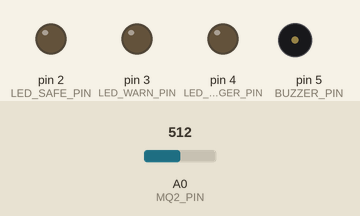
A sketch run on a simulated Arduino Uno, built with avr-gcc and run on an emulated ATmega328P. Shown: output pins drawn as LEDs (lit = HIGH), buzzer (waves = sounding). Inputs (shaded band) come from the test bench; at power-on: A0 (MQ2_PIN) = 512. What the sketch prints to the serial monitor is not drawn.

Above: at 0.2 s.
Timing chart, 0 to 3.2 s (numbered marks = the images above):
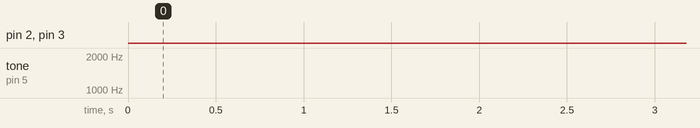

The sketch:

10_gas_smoke_sensor.ino
```cpp
/*
 * ========================================
 * MQ-2 가스/연기 센서 측정 예제
 * ========================================
 *
 * 기능:
 * - 가스 및 연기 농도 측정
 * - 위험 수준별 경보
 * - LED 및 부저 알림
 * - Serial 모니터로 실시간 출력
 *
 * 하드웨어:
 * - MQ-2 가스 센서
 * - LED 3개 (안전/경고/위험)
 * - 부저 (경고음)
 *
 * 주의: 센서 예열 시간 필요 (약 1~2분)
 *
 * 작성일: 2026-01-30
 */

// ========================================
// 핀 정의
// ========================================
#define MQ2_PIN         A0    // MQ-2 아날로그 입력

#define LED_SAFE_PIN    2     // 안전 (초록)
#define LED_WARN_PIN    3     // 경고 (노랑)
#define LED_DANGER_PIN  4     // 위험 (빨강)
#define BUZZER_PIN      5     // 부저

// ========================================
// 상수 정의
// ========================================
#define GAS_THRESHOLD_WARN    300   // 경고 임계값
#define GAS_THRESHOLD_DANGER  600   // 위험 임계값

#define WARMUP_TIME           60000 // 예열 시간 (60초)
#define UPDATE_INTERVAL       500   // 업데이트 주기 (ms)

// ========================================
// 전역 변수
// ========================================
int gasValue = 0;
bool isWarmedUp = false;
unsigned long startTime = 0;
unsigned long previousMillis = 0;

// ========================================
// 초기화 함수
// ========================================
void setup() {
  Serial.begin(9600);
  Serial.println("========================================");
  Serial.println("  MQ-2 가스/연기 센서 시스템");
  Serial.println("========================================");

  // 핀 모드 설정
  pinMode(MQ2_PIN, INPUT);
  pinMode(LED_SAFE_PIN, OUTPUT);
  pinMode(LED_WARN_PIN, OUTPUT);
  pinMode(LED_DANGER_PIN, OUTPUT);
  pinMode(BUZZER_PIN, OUTPUT);

  // 초기 상태
  digitalWrite(LED_SAFE_PIN, LOW);
  digitalWrite(LED_WARN_PIN, LOW);
  digitalWrite(LED_DANGER_PIN, LOW);
  digitalWrite(BUZZER_PIN, LOW);

  startTime = millis();

  Serial.println("[초기화 완료]");
  Serial.println("\n⚠️ 센서 예열 중... (약 60초 소요)");
  Serial.println("========================================");
  Serial.println();
}

// ========================================
// 메인 루프
// ========================================
void loop() {
  unsigned long currentMillis = millis();

  // 예열 시간 체크
  if (!isWarmedUp) {
    checkWarmupStatus(currentMillis);
    return;
  }

  // 일정 주기마다 측정
  if (currentMillis - previousMillis >= UPDATE_INTERVAL) {
    previousMillis = currentMillis;

    // 1. 가스 값 읽기
    gasValue = analogRead(MQ2_PIN);

    // 2. 경보 제어
    controlAlarm(gasValue);

    // 3. 결과 출력
    printGasData(gasValue);
  }
}

// ========================================
// 예열 상태 체크 함수
// ========================================
void checkWarmupStatus(unsigned long currentMillis) {
  unsigned long elapsed = currentMillis - startTime;

  // 예열 진행 상황 표시 (10초마다)
  static unsigned long lastPrint = 0;
  if (currentMillis - lastPrint >= 10000) {
    lastPrint = currentMillis;
    int remaining = (WARMUP_TIME - elapsed) / 1000;
    Serial.print("[예열 중] 남은 시간: ");
    Serial.print(remaining);
    Serial.println("초");
  }

  // 예열 완료 체크
  if (elapsed >= WARMUP_TIME) {
    isWarmedUp = true;
    digitalWrite(LED_SAFE_PIN, HIGH);

    Serial.println("\n========================================");
    Serial.println("✅ 센서 예열 완료!");
    Serial.println("========================================");
    Serial.println();
  }
}

// ========================================
// 경보 제어 함수
// ========================================
void controlAlarm(int gasLevel) {
  // 위험 수준
  if (gasLevel >= GAS_THRESHOLD_DANGER) {
    digitalWrite(LED_SAFE_PIN, LOW);
    digitalWrite(LED_WARN_PIN, LOW);
    digitalWrite(LED_DANGER_PIN, HIGH);

    // 빠른 경보음
    tone(BUZZER_PIN, 2000);
    delay(100);
    noTone(BUZZER_PIN);
    delay(100);
  }
  // 경고 수준
  else if (gasLevel >= GAS_THRESHOLD_WARN) {
    digitalWrite(LED_SAFE_PIN, LOW);
    digitalWrite(LED_WARN_PIN, HIGH);
    digitalWrite(LED_DANGER_PIN, LOW);

    // 느린 경보음
    tone(BUZZER_PIN, 1500, 200);
  }
  // 안전 수준
  else {
    digitalWrite(LED_SAFE_PIN, HIGH);
    digitalWrite(LED_WARN_PIN, LOW);
    digitalWrite(LED_DANGER_PIN, LOW);
    noTone(BUZZER_PIN);
  }
}

// ========================================
// 가스 데이터 출력 함수
// ========================================
void printGasData(int gasLevel) {
  Serial.print("[가스 농도] 값: ");
  Serial.print(gasLevel);
  Serial.print(" / 1023");

  // 퍼센트 계산
  int percent = map(gasLevel, 0, 1023, 0, 100);
  Serial.print(" (");
  Serial.print(percent);
  Serial.print("%)");

  // 레벨 표시
  Serial.print(" → ");
  Serial.print(getGasLevel(gasLevel));

  // 경고 표시
  if (gasLevel >= GAS_THRESHOLD_DANGER) {
    Serial.println(" ⚠️⚠️⚠️ 위험!");
  } else if (gasLevel >= GAS_THRESHOLD_WARN) {
    Serial.println(" ⚠️ 경고!");
  } else {
    Serial.println(" ✅ 안전");
  }
}

// ========================================
// 가스 레벨 반환 함수
// ========================================
String getGasLevel(int gasLevel) {
  if (gasLevel < GAS_THRESHOLD_WARN) {
    return "안전";
  } else if (gasLevel < GAS_THRESHOLD_DANGER) {
    return "경고";
  } else {
    return "위험";
  }
}

// ========================================
// PPM 변환 함수 (근사값)
// ========================================
float calculatePPM(int gasLevel) {
  // MQ-2 센서 특성 곡선에 따른 근사 변환
  // 실제로는 센서별 캘리브레이션 필요

  if (gasLevel < 100) {
    return 0;
  }

  // 간단한 선형 변환 (예시)
  float ppm = map(gasLevel, 100, 1023, 0, 10000);
  return ppm;
}

// ========================================
// 평균 가스 농도 측정 함수
// ========================================
int measureAverageGas(int samples) {
  long sum = 0;

  for (int i = 0; i < samples; i++) {
    sum += analogRead(MQ2_PIN);
    delay(50);
  }

  return sum / samples;
}

// ========================================
// 캘리브레이션 함수
// ========================================
int calibrateSensor() {
  Serial.println("\n[캘리브레이션 시작]");
  Serial.println("깨끗한 공기에서 10초간 측정...");

  long sum = 0;
  int samples = 20;

  for (int i = 0; i < samples; i++) {
    sum += analogRead(MQ2_PIN);
    delay(500);
    Serial.print(".");
  }

  int baseline = sum / samples;

  Serial.println();
  Serial.print("[캘리브레이션 완료] 기준값: ");
  Serial.println(baseline);

  return baseline;
}
```

Measured:
- by itself, pin 2 (LED_SAFE_PIN): LOW → HIGH at 60.1 s, → LOW 0.05 s later
- by itself, pin 3 (LED_WARN_PIN): LOW → HIGH at 60.1 s
- by itself, tone on pin 5 (BUZZER_PIN): silent → 1500 Hz at 60.1 s, → silent 0.20 s later, → 1500 Hz 0.30 s later, → silent 0.20 s later, … (280 changes in this stretch)
